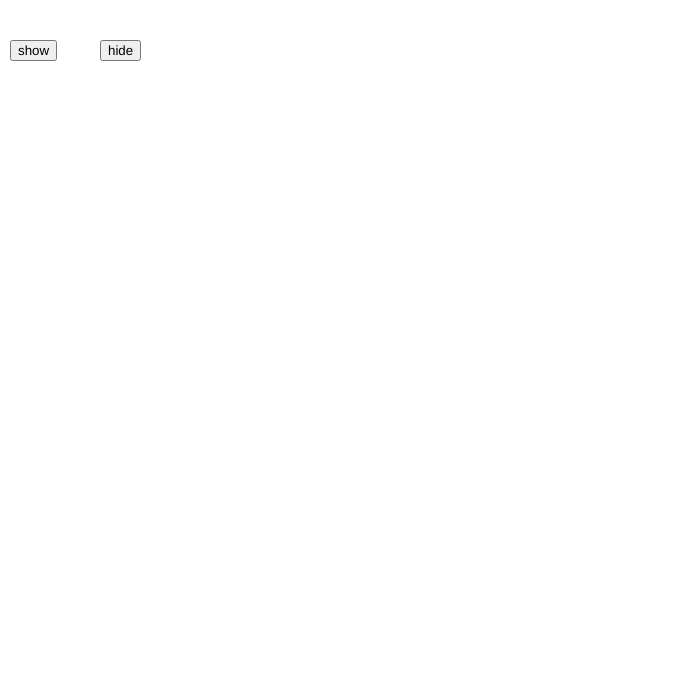
Frame 1 (no input)
Frame 60 (no input): identical to frame 1, image omitted
Frame 120 (the mouse pressed at the canvas centre since frame 60): identical to frame 1, image omitted

The p5.js sketch that drew this single still picture (run headless with seeded random() and noise() and a simulated clock; from frame 60 on, the mouse is pressed at the canvas centre):

// p5.js sketch
// ── sketch.js
//Global Variables
var showButton, hideButton;
var showingOrHiding = 0; // 0 is hiding, 1 is showing


function setup() {
  // put setup code here
createCanvas (700,700);
showButton = createButton("show");
showButton.position(10,40);
showButton.mousePressed(function(){

//set the action, what do you want the mousePressed to do

showingOrHiding = 1;

})

hideButton = createButton("hide");
hideButton.position(100,40);
hideButton.mousePressed(function(){

  showingOrHiding = 0;

});

}

function draw() {
  // put drawing code here
background(255);

if(showingOrHiding == 1){
fill(0);
ellipse(mouseX, mouseY, 10,10);
}

if(showingOrHiding == 0){
//background(255);
}

}
